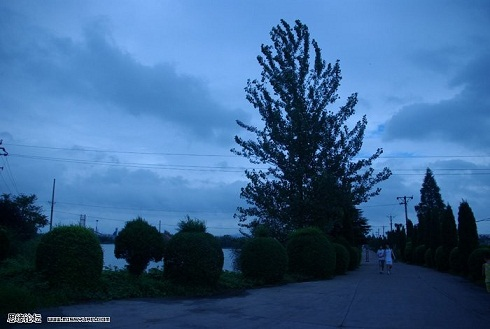
#> input picture datas/p3.jpg, 490 x 329 px
$ jupyter execute --allow-errors '62-图像特效-图像抖动.ipynb'
#> lines starting #> are read from the running program, lines starting #| are printed output that depends on the picture
# 图像特效-图像抖动

[cell 1]
from scipy import signal
import numpy as np
import cv2
import matplotlib.pyplot as plt
import math

[cell 2]
src = cv2.imread('../datas/p3.jpg')
#> src is the input picture: shape (329, 490, 3); mean B, G, R 142.4, 98.3, 58.8
gray = cv2.imread('../datas/p3.jpg',0)
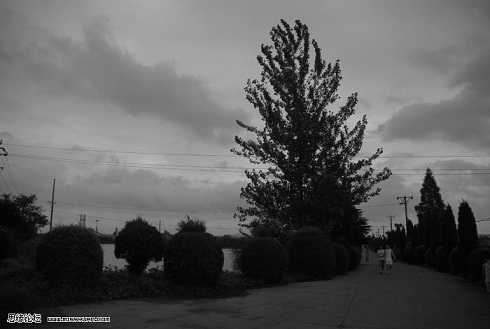
#> gray: shape (329, 490); min 0, max 255, mean 91.5
rgb = cv2.cvtColor(src,cv2.COLOR_BGR2RGB)

[cell 3]
def dither(src):

#     img = img.convert('L')
    img = src.astype(np.int32)
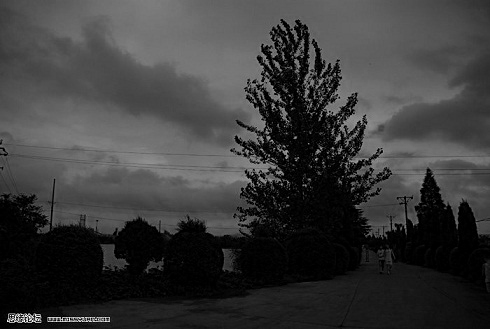
#> img: shape (329, 490) int32; min 0, max 255, mean 58.8
    threshold = 128*[0] + 128*[255]
    rows,cols = img.shape[0],img.shape[1]
#> rows = 329; cols = 490
    dst = np.zeros_like(img).astype(np.float32)

    for y in range(rows):
        for x in range(cols):

            old = img[y,x]
            new = threshold[int(old)]
            err = (old - new) >> 3 # divide by 8

#             img.putpixel((x, y), new)
            dst[y,x] = new

            for nxy in [(x+1, y), (x+2, y), (x-1, y+1), (x, y+1), (x+1, y+1), (x, y+2)]:
                try:
#                     img.putpixel(nxy, img.getpixel(nxy) + err)
                    dst[nxy] = img[nxy] + err
                except IndexError:
                    pass
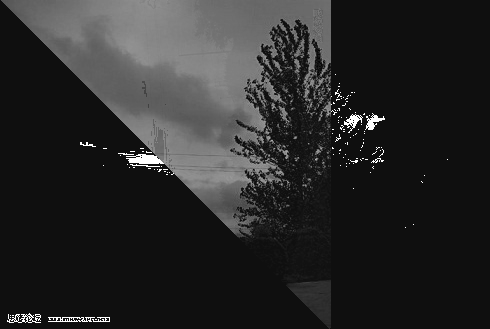
#> dst: shape (329, 490) float32; min -16, max 255, mean 28; drawn with min black and max white

    dst = np.clip(dst,0,255)
    return dst.astype(np.uint8)

[cell 4]
dstr = dither(rgb[:,:,0])
dstg = dither(rgb[:,:,1])
#> after the loop in dither (call 2), `for y in range(rows):`:
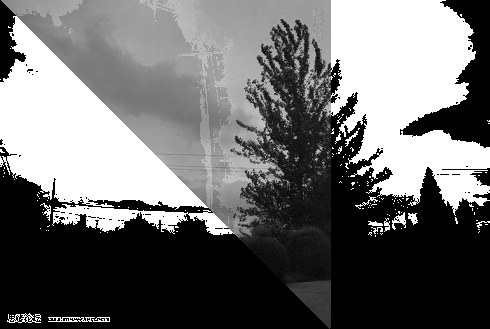
#> dst: shape (329, 490) float32; min 0, max 255, mean 108.9
dstb = dither(rgb[:,:,2])
#> in dither (call 3), `img = src.astype(np.int32)`:
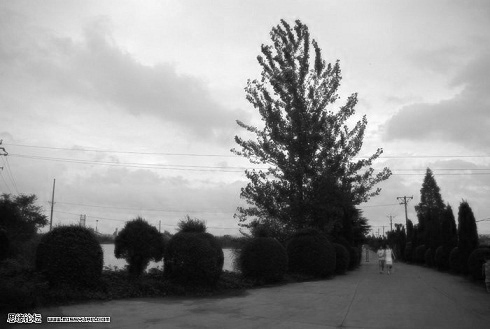
#> img: shape (329, 490) int32; min 0, max 255, mean 142.4
#> after the loop in dither (call 3), `for y in range(rows):`:
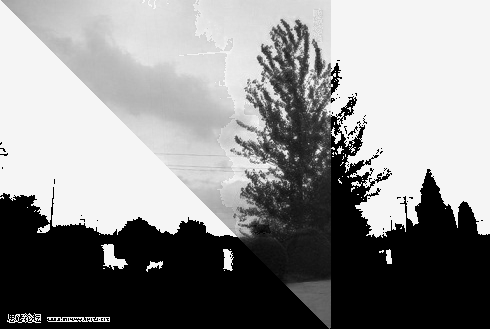
#> dst: shape (329, 490) float32; min 0, max 265, mean 146.3; drawn with min black and max white
dst = cv2.merge([dstr,dstg,dstb])
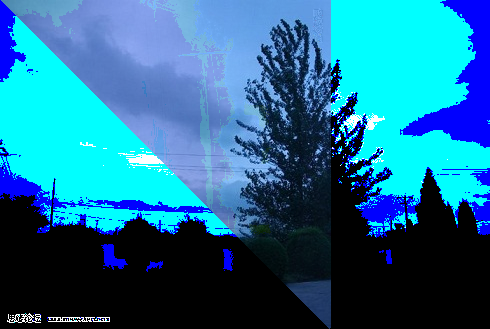
#> dst: shape (329, 490, 3); mean R, G, B 28, 108.9, 146.3
plt.imshow(dst)

[cell 5]
RED = 0.212656
GREEN = 0.715158
BLUE = 0.072186
luma_correction = (
    1.0 / GREEN * RED,
    1.0,
    1.0 / GREEN * BLUE
)
# 抖动方法
floyd_steinberg = (
    (1, 0, 7.0/16),
    (1, 1, 1.0/16),
    (0, 1, 5.0/16),
    (-1, 1, 3.0/16)
)

jarvis_judice_and_ninke = (
    (1, 0, 7.0/48),
    (1, 1, 5.0/48),
    (0, 1, 7.0/48),
    (-1, 1, 5.0/48),
    (2, 0, 5.0/48),
    (2, 1, 3.0/48),
    (2, 2, 1.0/48),
    (1, 2, 3.0/48),
    (0, 2, 5.0/48),
    (-1, 2, 3.0/48),
    (-2, 2, 1.0/48),
    (-2, 1, 3.0/48)
)

stucki = (
    (1, 0, 8.0/42),
    (1, 1, 4.0/42),
    (0, 1, 8.0/42),
    (-1, 1, 4.0/42),
    (2, 0, 4.0/42),
    (2, 1, 2.0/42),
    (2, 2, 1.0/42),
    (1, 2, 2.0/42),
    (0, 2, 4.0/42),
    (-1, 2, 2.0/42),
    (-2, 2, 1.0/42),
    (-2, 1, 2.0/42)
)

atkinson = (
    (1, 0, 1.0/8),
    (1, 1, 1.0/8),
    (0, 1, 1.0/8),
    (-1, 1, 1.0/8),
    (2, 0, 1.0/8),
    (0, 2, 1.0/8)
)

burkes = (
    (1, 0, 8.0/32),
    (1, 1, 4.0/32),
    (0, 1, 8.0/32),
    (-1, 1, 4.0/32),
    (2, 0, 4.0/32),
    (2, 1, 2.0/32),
    (-2, 1, 2.0/32)
)

sierra = (
    (1, 0, 5.0/32),
    (1, 1, 4.0/32),
    (0, 1, 5.0/32),
    (-1, 1, 4.0/32),
    (2, 0, 3.0/32),
    (2, 1, 2.0/32),
    (1, 2, 2.0/32),
    (0, 2, 3.0/32),
    (-1, 2, 2.0/32),
    (-2, 1, 2.0/32)
)

two_row_sierra = (
    (1, 0, 4.0/16),
    (1, 1, 2.0/16),
    (0, 1, 3.0/16),
    (-1, 1, 2.0/16),
    (2, 0, 3.0/16),
    (2, 1, 1.0/16),
    (-2, 1, 1.0/16)
)

sierra_lite = (
    (1, 0, 2.0/4),
    (0, 1, 1.0/4),
    (-1, 1, 1.0/4)
)
class Palette(list):
    def __init__(self, distance_algorithm):
        super(Palette, self).__init__()
        if distance_algorithm == "luma":
            self.match = self.__distance_luma
        else:
            self.match = self.__distance_red_mean

    def __distance_luma(self, r,g,b):
        """
        use Euclidean distance
        to find the best color matching in the palette
        """
        minimum = float("inf")
        minimum_index = 0
        index = 0
        for red, green, blue in self:
            red = red - r
            green = green - g
            blue = blue - b
            red = red * red * RED
            green = green * green * GREEN
            blue = blue * blue * BLUE
            rgb = red + green + blue
            if rgb < minimum:
                minimum = rgb
                minimum_index = index
            index += 1
        return minimum_index

    # [26 lines left out: functions __distance_red_mean, chain, not called in this run]

class MedianCut(Palette):
    # [4 lines left out: function __init__, not called in this run]

def dithering_wraper(image, formula, use_luma=False):
    #formula = formula.replace("-", "_")
    #formula = getattr(formulas, formula, None)

    # [20 lines left out: function wrapper, not called in this run]
    return wrapper
def dithering(image, formula, use_luma=False):
#> called with use_luma = True
    dith = dithering_wraper(image,formula,use_luma)
    rows,cols = image.shape[0],image.shape[1]
#> rows = 329; cols = 490
    dst = np.zeros_like(image).astype(np.float32)
    imagef = np.float32(image)
    palette = Palette("luma")
    for i in range(rows):
        for j in range(cols):
            color = imagef[i,j]
            index = palette.match(color[0],color[1],color[2])
            dst[i,j] = index
            dith(j,i,palette[index])
#> dst: shape (329, 490, 3) float32; every value is 0
    return dst

#> (a cell that did not finish here is left out)

[cell 7]
print(dst)
#> (printed output is left out)

$ run again, with datas/p2.jpg copied over datas/p3.jpg
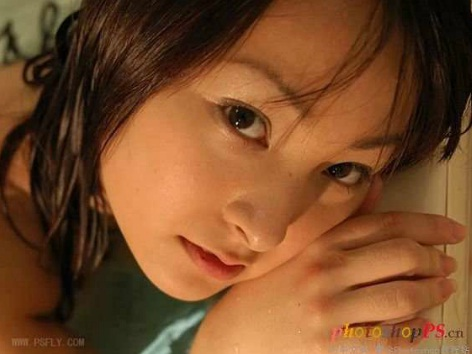
#> input picture datas/p2.jpg, 472 x 354 px
#> src is the input picture: shape (354, 472, 3); mean B, G, R 41.1, 75.3, 121.3
#> after the loop in dither (call 3), `for y in range(rows):`:
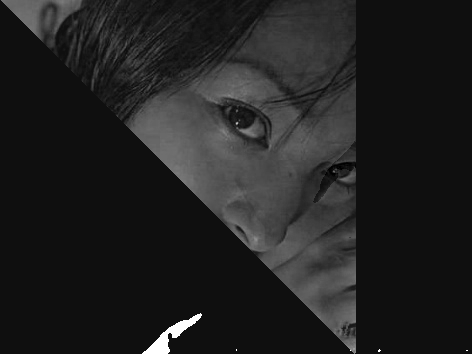
#> dst: shape (354, 472) float32; min -16, max 255, mean 19.2; drawn with min black and max white
#> `dst = cv2.merge([dstr,dstg,dstb])`:
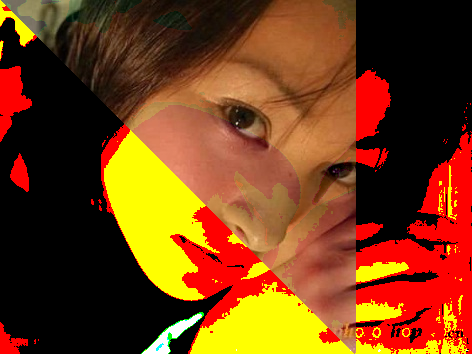
#> dst: shape (354, 472, 3); mean R, G, B 119.4, 62.5, 19.2
#> (printed output is left out)

$ run again, with datas/animal.jpg copied over datas/p3.jpg
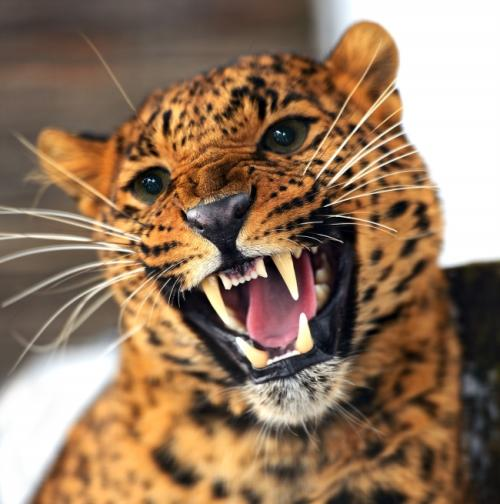
#> input picture datas/animal.jpg, 500 x 504 px
#> src is the input picture: shape (504, 500, 3); mean B, G, R 95.3, 119.5, 147.5
#> after the loop in dither (call 3), `for y in range(rows):`:
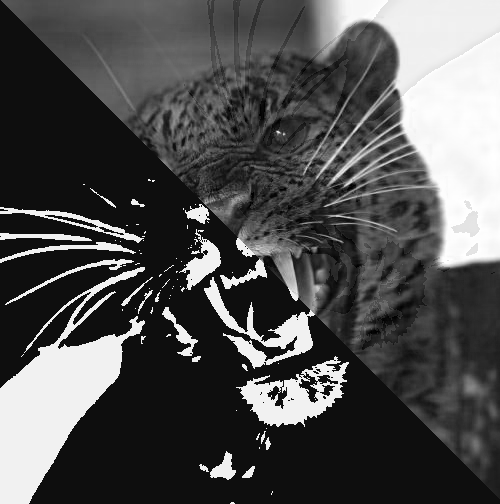
#> dst: shape (504, 500) float32; min -16, max 270, mean 75; drawn with min black and max white
#> `dst = cv2.merge([dstr,dstg,dstb])`:
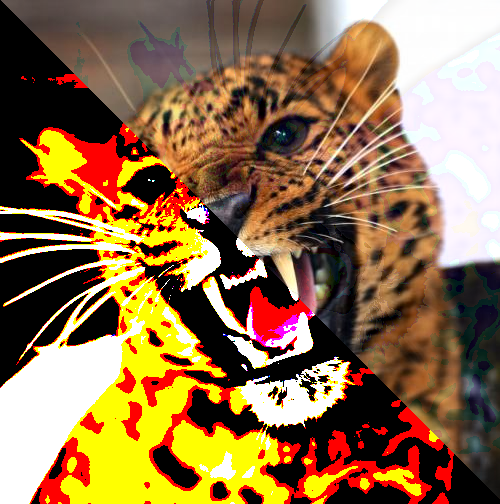
#> dst: shape (504, 500, 3); mean R, G, B 145, 112.5, 74.4
#> (printed output is left out)
